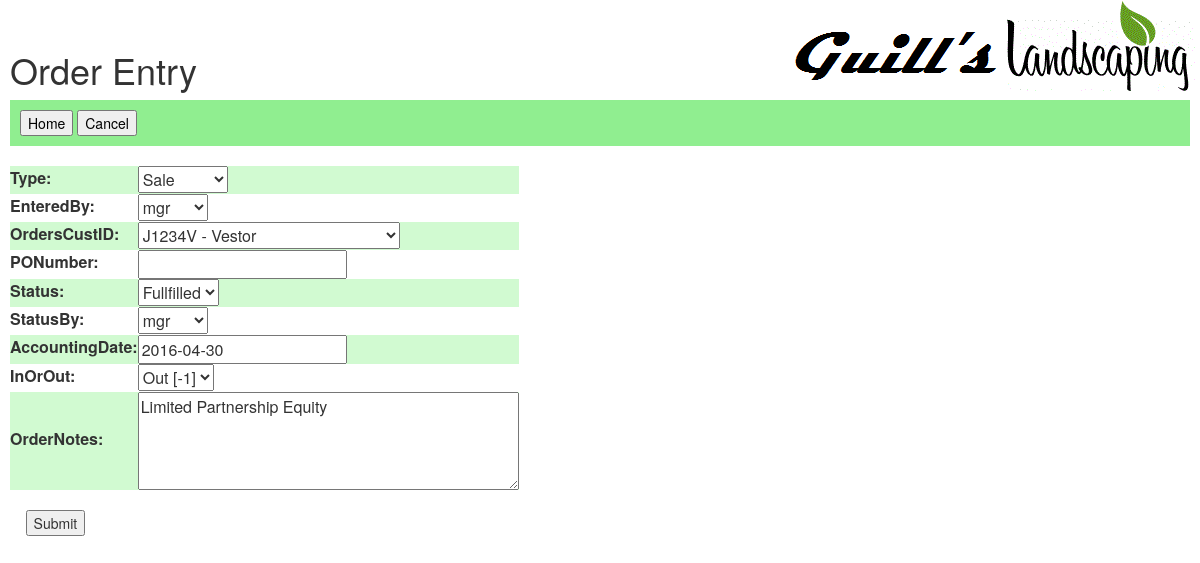
The page /hort/invoice_detail/15/ (signed in) on the database its author committed.
### hort/models.py (models this page shows, shortened)
class Orders(models.Model):
    IN = 1
    OUT = -1
    IN_OR_OUT_CHOICES = ((IN, 'In [1]'), (OUT, 'Out [-1]'),)
    OPEN = 'OP'
    FULLFILLED = 'FF'
    STATUS_CHOICES = ((OPEN, 'Open'), (FULLFILLED, 'Fullfilled'),) # (CANCELLED, 'Cancelled'), (SHIPPED, 'Shipped'),)
    PURCH = 'P'
    SALE = 'S'
    TYPE_CHOICES = ((PURCH, 'Purchase'), (SALE, 'Sale'),)
    USER_CHOICES = User.objects.all().values_list('id', 'username')
    Type = models.CharField(max_length=10, choices=TYPE_CHOICES)
    Status = models.CharField(max_length=10, choices=STATUS_CHOICES, blank=True)
    StatusDT = models.DateTimeField(auto_now=True)
    StatusBy = models.IntegerField(choices=USER_CHOICES, blank=True)  #ref to auth_user.id field?
    OrderNotes = models.TextField(max_length=1000, blank=True)
    AccountingDate = models.DateField(null=True, blank=True)
    EnteredDT = models.DateTimeField(auto_now_add=True)
    EnteredBy = models.IntegerField(choices=USER_CHOICES)  #ref to auth_user.id field?
    OrdersCustID = models.ForeignKey('Customer', on_delete=models.CASCADE)   #ref to hort_customer.id field?
    InOrOut = models.IntegerField(choices=IN_OR_OUT_CHOICES, blank=True)
    PONumber = models.CharField(max_length=20, blank=True)

### hort/views.py (the view)
# urls.py: url(r'^invoice_detail/(?P<invoice_id>[0-9]+)/$', views.invoice_detail, name='invoice_detail'),
@login_required
def invoice_detail(request, invoice_id):
    print("invoice_id = " + invoice_id)
    if int(invoice_id) == 0 and request.method != 'POST':
        form = InvoiceForm(initial={'Status':'OP','EnteredBy':3,'StatusBy':3})
        return render(request, 'hort/invoice_detail.html', {'form': form})
    if request.method == 'POST':
        if int(invoice_id) == 0:
            form = InvoiceForm(request.POST)
        else:
            form = InvoiceForm(request.POST, instance=Orders.objects.get(id=invoice_id))
        if form.is_valid():
            invoice = form.save(commit=True)
            print("form.cleaned_data...")
            print(form.cleaned_data)
            print("invoice.id...")
            print(invoice.id)
            if request.POST.get('Status') == 'OP':
                return invoice_item_list(request, invoice.id)
            else:
                return ff_invoice(request)
        else:
            print(form.errors)
    else:
        form = InvoiceForm(instance=Orders.objects.get(id=invoice_id))
    return render(request, 'hort/invoice_detail.html', {'form': form})

### hort/forms.py
class InvoiceForm(ModelForm):
    class Meta:
        model = Orders
        fields = ['Type','EnteredBy','OrdersCustID','PONumber',
                  'Status','StatusBy','AccountingDate','InOrOut','OrderNotes',
        ]
        widgets = {
            'StatusDT': DateTimeWidget(attrs={'id':"id_StatusDT"}, usel10n = True, bootstrap_version=3),
            'AccountingDate': DateWidget(attrs={'id':"id_AccountingDate"}, usel10n = True, bootstrap_version=3),
            'OrderNotes': Textarea(attrs={'rows': 4, 'cols': 40,}),
        }

### hort/models.py (called while the page is built)
    def __str__(self):
        return self.CustID + ' - ' + self.LastName

### hort/templates/hort/invoice_detail.html (shortened to what this page needs)
{% load staticfiles %}
<head>
    <link rel="stylesheet" type="text/css" href="{% static 'hort/style.css' %}" />
    <link href="{% static 'bootstrap/css/bootstrap.css' %}" rel="stylesheet" type="text/css"/>
</head>
<h1>Order Entry</h1>
<div style="background-color:lightgreen; color:black; padding:10px;">
<button type="button" onclick="location.href='/hort/'">Home</button>
<button type="button" onclick="goBack()">Cancel</button>
</div>
<body style="margin:10px;">
<br>
<form action="inv_update/" method="post">
<table>
    {{ form }}
</table>
<br>
&nbsp;&nbsp;&nbsp;&nbsp;<input type="submit" value="Submit" />
</form>
</body>

### hort/static/hort/style.css (style rules this page uses)
body { background: white url("images/hort.gif") no-repeat right top; }
td { padding: 2; vertical-align: top; }
tr:nth-child(odd) { background-color: hsl(120, 80%, 90%); }

### rows shown on the page
Orders: Type "Sale", EnteredBy "mgr", OrdersCustID "J1234V - Vestor", Status "Fullfilled", StatusBy "mgr", AccountingDate "2016-04-30", InOrOut "Out [-1]", OrderNotes "Limited Partnership Equity"
